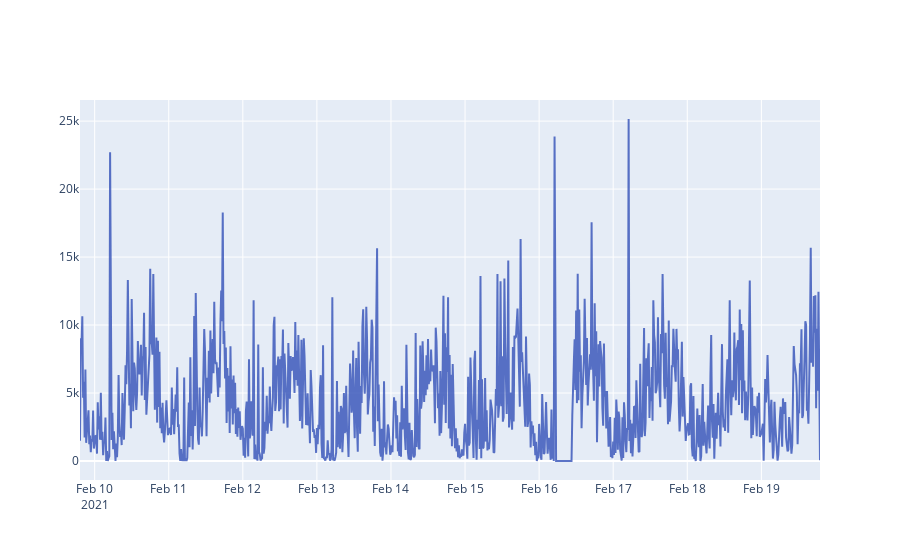

Notebook code cell kept with this figure:
### Markdown cell above
# Input

The input is time-series forecasted that give the number of transfers started for eight days. We have an anomaly represented by the number of transfers plunged on February 16th at 5:30 am and bottoming out during 5 hours.

In the first section, we load the forecasted and display the curve of transfers started.

### Code cell
import pandas as pd
from pandas.core.frame import DataFrame
import plotly.graph_objects as go
import plotly.express as px

#forecasted for the model
df = pd.read_csv('../forecasted/start-tranfers.csv')

#render
fig = go.Figure()
#display model
fig.add_trace(go.Scatter(
    x=df.ds,
    y=df.y,
    line_color='rgba(51, 81, 184, 0.8)',
    name="Start tranfer"))
fig.show()

### Figure 1 — Plotly figure (JSON) as saved in the notebook; plotly's stock layout.template omitted (floating-point values rounded to 4 significant figures; data arrays with more than 128 entries replaced by an {"elided": "..."} marker saying what was removed)
{"data": [{"line": {"color": "rgba(51, 81, 184, 0.8)"}, "name": "Start tranfer", "type": "scatter", "x": {"elided": "960 str values"}, "y": {"elided": "960 int values"}}], "layout": {}}
